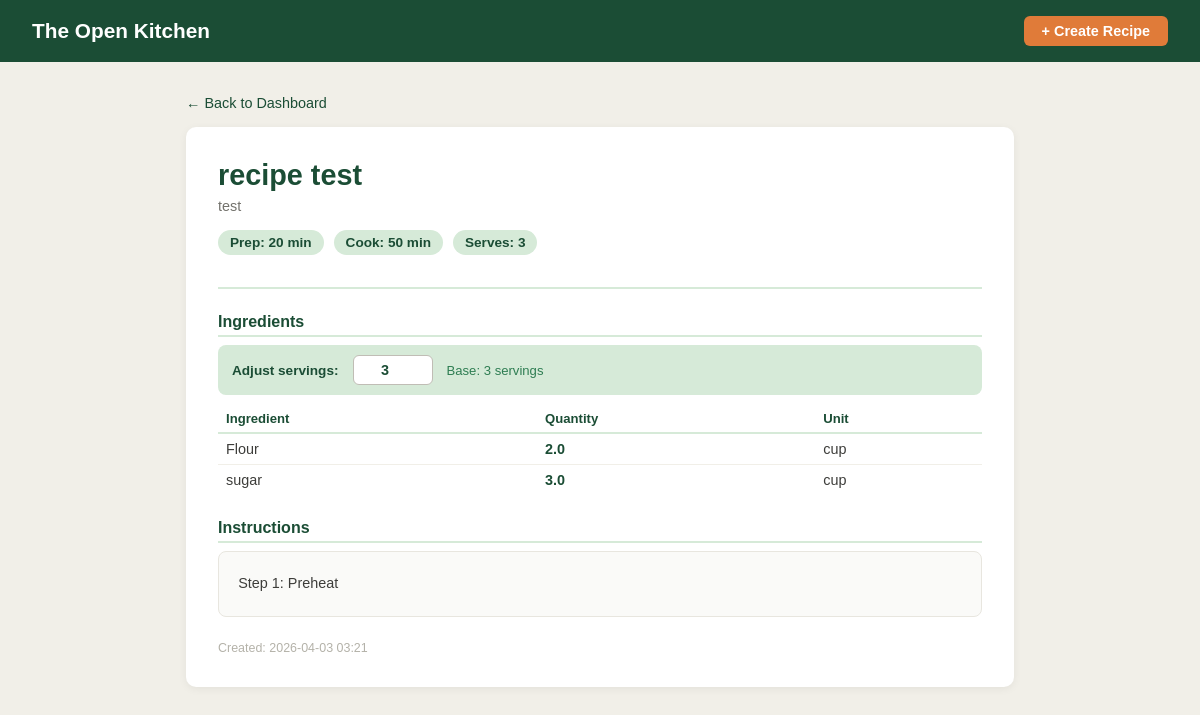
Screenshot of /recipe/2 with the database file from the repository.
### app/models.py (models this page shows, shortened)
class Recipe(db.Model):
    __tablename__ = 'recipes'
    id           = db.Column(db.Integer,     primary_key=True)
    authorID     = db.Column(db.Integer,     db.ForeignKey('users.id'),   unique=False, nullable=False)
    title        = db.Column(db.String(150), unique=False, nullable=False)
    description  = db.Column(db.Text,        unique=False, nullable=True)
    instructions = db.Column(db.Text,        unique=False, nullable=False)
    forkedFrom   = db.Column(db.Integer,     db.ForeignKey('recipes.id'), unique=False, nullable=True)
    baseServings = db.Column(db.Integer,     unique=False, nullable=False)
    prepTime     = db.Column(db.Integer,     unique=False, nullable=True)
    cookTime     = db.Column(db.Integer,     unique=False, nullable=True)
    dateCreated  = db.Column(db.DateTime,    unique=False, nullable=False, default=datetime.now)
    ingredients  = db.relationship('Ingredient',       backref='recipe', lazy=True, cascade='all, delete-orphan')
    categories   = db.relationship('RecipeCategory',   backref='recipe', lazy=True, cascade='all, delete-orphan')
    dietary_tags = db.relationship('RecipeDietaryTag', backref='recipe', lazy=True, cascade='all, delete-orphan')
    allergens    = db.relationship('RecipeAllergen',   backref='recipe', lazy=True, cascade='all, delete-orphan')

class Ingredient(db.Model):
    __tablename__ = 'ingredients'
    id       = db.Column(db.Integer,    primary_key=True)
    recipeID = db.Column(db.Integer,    db.ForeignKey('recipes.id'),           unique=False, nullable=False)
    unitID   = db.Column(db.Integer,    db.ForeignKey('measurement_units.id'), unique=False, nullable=False)
    name     = db.Column(db.String(32), unique=False, nullable=False)
    quantity = db.Column(db.Float,      unique=False, nullable=False)

class MeasurementUnit(db.Model):
    __tablename__ = 'measurement_units'
    id           = db.Column(db.Integer,    primary_key=True)
    name         = db.Column(db.String(32), unique=True,  nullable=False)
    abbreviation = db.Column(db.String(32), unique=True,  nullable=False)
    system       = db.Column(db.String(32), unique=False, nullable=False)
    isActive     = db.Column(db.Boolean,    unique=False, nullable=True,  default=True)
    ingredients = db.relationship('Ingredient', backref='unit', lazy=True)

### app/routes.py (the view)
@app.route('/recipe/<int:recipe_id>', methods=['GET'])
def view_recipe(recipe_id):
    recipe = Recipe.query.get_or_404(recipe_id)
    ingredients   = Ingredient.query.filter_by(recipeID=recipe_id).all()
    categories    = RecipeCategory.query.filter_by(recipeID=recipe_id).all()
    dietary_tags  = RecipeDietaryTag.query.filter_by(recipeID=recipe_id).all()
    allergens     = RecipeAllergen.query.filter_by(recipeID=recipe_id).all()
    return render_template('view_recipe.html',
                           recipe       = recipe,
                           ingredients  = ingredients,
                           categories   = categories,
                           dietary_tags = dietary_tags,
                           allergens    = allergens)

### app/templates/view_recipe.html (shortened to what this page needs)
{% extends "base.html" %}
{% block content %}
<a href="{{ url_for('dashboard') }}" class="back-link">
    &#8592; Back to Dashboard
</a>
<div class="recipe-container">
    <div class="recipe-header">
        <h1>{{ recipe.title }}</h1>
        {% if recipe.description %}
        <p>{{ recipe.description }}</p>
        {% endif %}
        <div class="meta-row">
            {% if recipe.prepTime %}
            <span class="meta-badge">Prep: {{ recipe.prepTime }} min</span>
            {% endif %}
            {% if recipe.cookTime %}
            <span class="meta-badge">Cook: {{ recipe.cookTime }} min</span>
            {% endif %}
            <span class="meta-badge">Serves: {{ recipe.baseServings }}</span>
        </div>
    </div>
    <h2>Ingredients</h2>
    <div class="scaling-box">
        <label>Adjust servings:</label>
        <input type="number" id="adjustServings"
               value="{{ recipe.baseServings }}" min="1"
               oninput="scaleIngredients(this.value)">
        <span style="font-size:0.82rem; color:#2E7D52;">
            Base: {{ recipe.baseServings }} servings
        </span>
    </div>
    <table class="ing-table">
        <thead>
            <tr>
                <th>Ingredient</th>
                <th>Quantity</th>
                <th>Unit</th>
            </tr>
        </thead>
        <tbody>
            {% for ing in ingredients %}
            <tr>
                <td>{{ ing.name }}</td>
                <td>
                    <span class="scaled-qty"
                          data-base="{{ ing.quantity }}">
                        {{ ing.quantity }}
                    </span>
                </td>
                <td>{{ ing.unit.abbreviation }}</td>
            </tr>
            {% endfor %}
        </tbody>
    </table>
    <h2>Instructions</h2>
    <div class="instructions-box">{{ recipe.instructions }}</div>
    <p style="margin-top:1.5rem; font-size:0.78rem; color:#b4b2a9;">
        Created: {{ recipe.dateCreated.strftime('%Y-%m-%d %H:%M') }}
    </p>
</div>
{% endblock %}

### app/templates/base.html (style rules this page uses)
* { box-sizing: border-box; margin: 0; padding: 0; }
body { font-family: Helvetica, Arial, sans-serif; background: #f1efe8; color: #3d3d3a; }

### app/templates/view_recipe.html (style rules this page uses)
.recipe-container { background: white; padding: 2rem; border-radius: 10px; box-shadow: 0 2px 8px rgba(0,0,0,0.06); }
.recipe-header { border-bottom: 2px solid #d6ead8; padding-bottom: 1rem; margin-bottom: 1.5rem; }
.recipe-header h1 { font-size: 1.8rem; color: #1B4D35; margin-bottom: 6px; }
.recipe-header p { font-size: 0.9rem; color: #73726c; }
.meta-row { display: flex; flex-wrap: wrap; gap: 10px; margin: 1rem 0; }
.meta-badge { background: #d6ead8; color: #1B4D35; padding: 5px 12px; border-radius: 20px; font-size: 0.85rem; font-weight: bold; }
h2 { font-size: 1rem; color: #1B4D35; margin: 1.5rem 0 0.5rem; padding-bottom: 4px; border-bottom: 2px solid #d6ead8; }
.scaling-box { background: #d6ead8; border-radius: 8px; padding: 10px 14px; margin-bottom: 10px; display: flex; align-items: center; gap: 14px; flex-wrap: wrap; }
.scaling-box label { font-size: 0.85rem; font-weight: bold; color: #1B4D35; }
.scaling-box input[type="number"] { width: 80px; padding: 6px 10px; border: 1px solid #c0bdb5; border-radius: 6px; font-size: 0.9rem; font-weight: bold; color: #1B4D35; text-align: center; }
.ing-table { width: 100%; border-collapse: collapse; margin-bottom: 1rem; }
.ing-table th { text-align: left; font-size: 0.82rem; color: #1B4D35; padding: 6px 8px; border-bottom: 2px solid #d6ead8; }
.ing-table td { padding: 7px 8px; font-size: 0.9rem; border-bottom: 1px solid #f1efe8; color: #3d3d3a; }
.ing-table tr:last-child td { border-bottom: none; }
.scaled-qty { font-weight: bold; color: #1B4D35; }
.instructions-box { background: #fafaf8; border: 1px solid #e8e6df; border-radius: 8px; padding: 1.2rem; font-size: 0.9rem; line-height: 1.8; color: #3d3d3a; white-space: pre-wrap; }
.back-link { display: inline-block; margin-bottom: 1rem; color: #1B4D35; text-decoration: none; font-size: 0.9rem; }

### rows the page displays
Recipe: title "recipe test", description "test", prepTime "20", cookTime "50", baseServings "3", instructions "Step 1: Preheat", dateCreated "2026-04-03 03:21"
Ingredient: name "Flour", quantity "2.0", unit.abbreviation "cup"
Ingredient: name "sugar", quantity "3.0", unit.abbreviation "cup"
